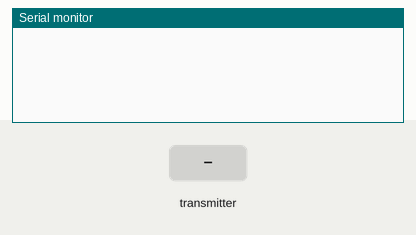
This sketch was run on a simulated ESP8266 (NodeMCU). Parts: the last lines printed to the serial monitor. The inputs (shaded band) are chosen by the test bench.

Above: at 1.2 s.
1.3 s: the transmitter starts sending a = 0
At 1.61 s:
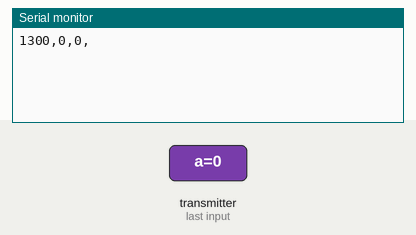
3.3 s: the transmitter starts sending b = 256
At 3.61 s:
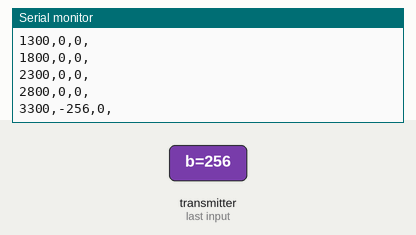
4.8 s: the transmitter starts sending c = 256
At 5.11 s:
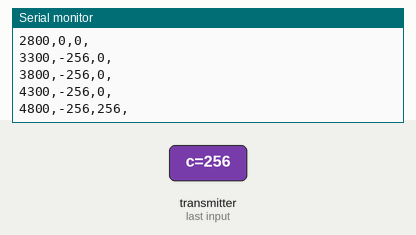
6.3 s: the transmitter starts sending d = 256
At 6.61 s:
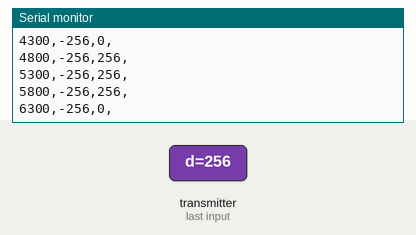
7.8 s: the transmitter starts sending a = 256
At 8.11 s:
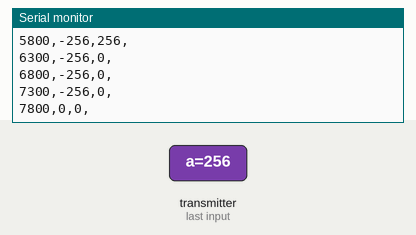
9.3 s: the transmitter starts sending b = 0
At 9.61 s:
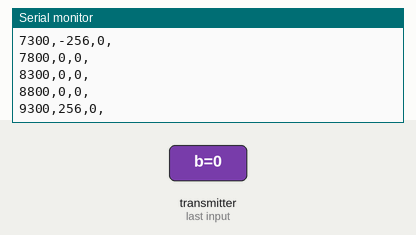
Timing chart, 0 to 11.8 s (numbered marks = the images above; inputs shaded):
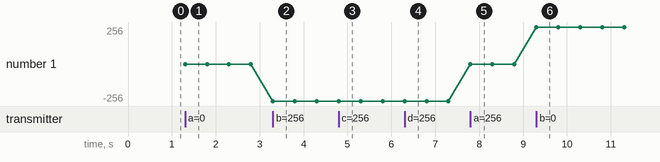

The sketch:

ESPNOW_RX.ino
```cpp
// (licence header left out)
#include <ESP8266WiFi.h>
#include <espnow.h>

// Structure example to receive data
// Must match the sender structure
typedef struct struct_message {
  int a;
  int b;
  int c;
  int d;
} struct_message;

// Create a struct_message called myData
struct_message myData;

// Callback function that will be executed when data is received
void OnDataRecv(uint8_t * mac, uint8_t *incomingData, uint8_t len) {
  memcpy(&myData, incomingData, sizeof(myData));

  /*
  Serial.print("Bytes received: ");
  Serial.println(len);
  Serial.print("Char: ");
  Serial.println(myData.a);
  Serial.print("Int: ");
  Serial.println(myData.b);
  Serial.print("Float: ");
  Serial.println(myData.c);
  Serial.print("String: ");
  Serial.println(myData.d);
  Serial.print("Bool: ");
  Serial.println(myData.e);
  Serial.println();
  */


  Serial.print(millis());
  Serial.print(",");
  Serial.print(myData.a - myData.b);
  Serial.print(",");
  Serial.print(myData.c - myData.d);
  Serial.println(",");
}

void setup() {
  // Initialize Serial Monitor
  Serial.begin(38400);

  // Set device as a Wi-Fi Station
  WiFi.mode(WIFI_STA);

  // Init ESP-NOW
  if (esp_now_init() != 0) {
    Serial.println("Error initializing ESP-NOW");
    return;
  }

  // Once ESPNow is successfully Init, we will register for recv CB to
  // get recv packer info
  esp_now_set_self_role(ESP_NOW_ROLE_SLAVE);
  esp_now_register_recv_cb(OnDataRecv);
}

void loop() {

}
```

Measured:
- after the input at 1.3 s, the serial monitor: prints a new line at once (image 1)
- after the input at 3.3 s, the serial monitor: prints a new line at once (image 2)
- after the input at 4.8 s, the serial monitor: prints a new line at once (image 3)
- after the input at 6.3 s, the serial monitor: prints a new line at once (image 4)
- after the input at 7.8 s, the serial monitor: prints a new line at once (image 5)
- after the input at 9.3 s, the serial monitor: prints a new line at once (image 6)
- plotted number 1: 0 → -256 after the input at 3.3 s, 0 → 256 after the input at 9.3 s
